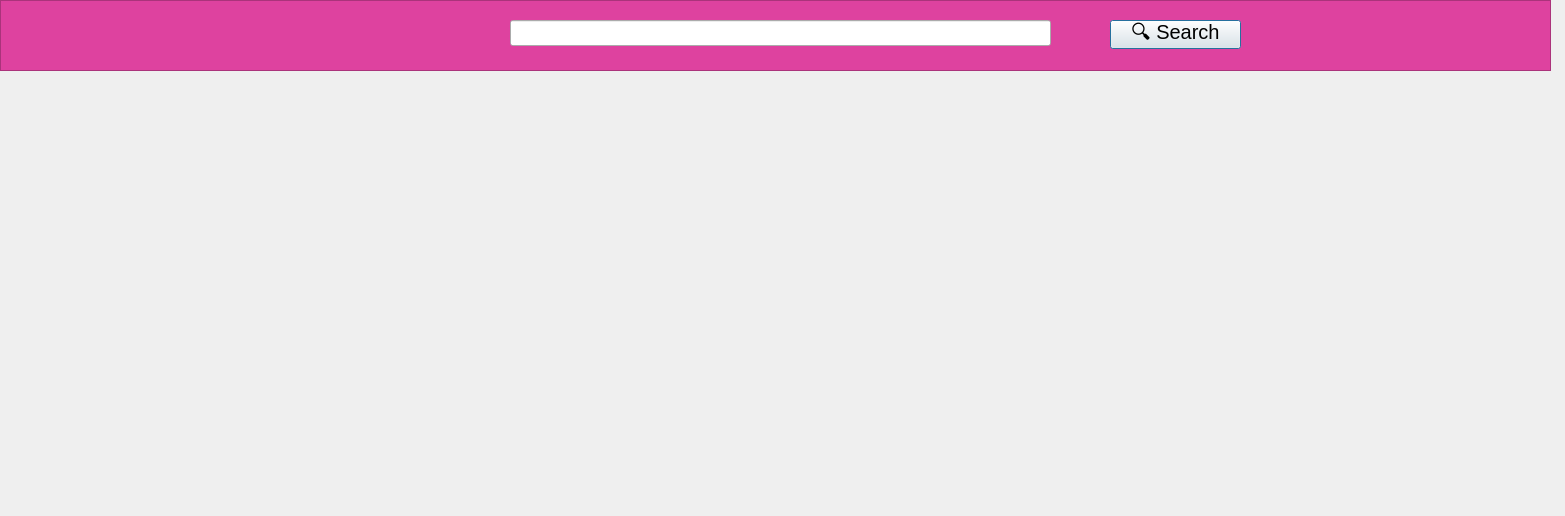
<?xml version="1.0" encoding="UTF-8"?>
<ui version="4.0">
 <class>Dialog</class>
 <widget class="QDialog" name="Dialog">
  <property name="geometry">
   <rect>
    <x>0</x>
    <y>0</y>
    <width>1565</width>
    <height>516</height>
   </rect>
  </property>
  <property name="windowTitle">
   <string>Dialog</string>
  </property>
  <widget class="QFrame" name="frame">
   <property name="geometry">
    <rect>
     <x>0</x>
     <y>0</y>
     <width>1551</width>
     <height>71</height>
    </rect>
   </property>
   <property name="styleSheet">
    <string notr="true">QFrame{
background-color:rgb(222, 66, 159)  ;
}</string>
   </property>
   <property name="frameShape">
    <enum>QFrame::Shape::StyledPanel</enum>
   </property>
   <property name="frameShadow">
    <enum>QFrame::Shadow::Raised</enum>
   </property>
   <widget class="QLineEdit" name="lineEdit">
    <property name="geometry">
     <rect>
      <x>510</x>
      <y>20</y>
      <width>541</width>
      <height>26</height>
     </rect>
    </property>
   </widget>
   <widget class="QPushButton" name="pushButton">
    <property name="geometry">
     <rect>
      <x>1110</x>
      <y>20</y>
      <width>131</width>
      <height>29</height>
     </rect>
    </property>
    <property name="styleSheet">
     <string notr="true">QPushButton{
font-family: Arial; font-size: 20px;
}</string>
    </property>
    <property name="text">
     <string>🔍 Search</string>
    </property>
   </widget>
  </widget>
 </widget>
 <resources/>
 <connections/>
</ui>
